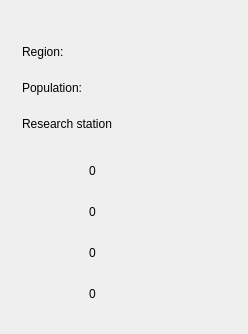
<?xml version="1.0" encoding="UTF-8"?>
<ui version="4.0">
 <class>CityDetailsView</class>
 <widget class="QWidget" name="CityDetailsView">
  <property name="geometry">
   <rect>
    <x>0</x>
    <y>0</y>
    <width>248</width>
    <height>334</height>
   </rect>
  </property>
  <property name="windowTitle">
   <string>CityDetailsView</string>
  </property>
  <layout class="QVBoxLayout" name="verticalLayout">
   <item>
    <widget class="QLabel" name="nameLabel">
     <property name="maximumSize">
      <size>
       <width>16777215</width>
       <height>20</height>
      </size>
     </property>
     <property name="text">
      <string/>
     </property>
    </widget>
   </item>
   <item>
    <widget class="QWidget" name="widget" native="true">
     <property name="maximumSize">
      <size>
       <width>16777215</width>
       <height>30</height>
      </size>
     </property>
     <layout class="QHBoxLayout" name="horizontalLayout">
      <property name="topMargin">
       <number>0</number>
      </property>
      <property name="bottomMargin">
       <number>0</number>
      </property>
      <item>
       <widget class="QLabel" name="label">
        <property name="maximumSize">
         <size>
          <width>50</width>
          <height>16777215</height>
         </size>
        </property>
        <property name="text">
         <string>Region:</string>
        </property>
       </widget>
      </item>
      <item>
       <widget class="QLabel" name="regionLabelImage">
        <property name="text">
         <string/>
        </property>
       </widget>
      </item>
     </layout>
    </widget>
   </item>
   <item>
    <widget class="QWidget" name="widget_7" native="true">
     <property name="maximumSize">
      <size>
       <width>16777215</width>
       <height>30</height>
      </size>
     </property>
     <layout class="QHBoxLayout" name="horizontalLayout_6">
      <property name="topMargin">
       <number>0</number>
      </property>
      <property name="bottomMargin">
       <number>0</number>
      </property>
      <item>
       <widget class="QLabel" name="label_2">
        <property name="maximumSize">
         <size>
          <width>60</width>
          <height>16777215</height>
         </size>
        </property>
        <property name="text">
         <string>Population:</string>
        </property>
       </widget>
      </item>
      <item>
       <widget class="QLabel" name="populationLabel">
        <property name="text">
         <string/>
        </property>
       </widget>
      </item>
     </layout>
    </widget>
   </item>
   <item>
    <widget class="QWidget" name="widget_8" native="true">
     <property name="maximumSize">
      <size>
       <width>16777215</width>
       <height>30</height>
      </size>
     </property>
     <property name="layoutDirection">
      <enum>Qt::LeftToRight</enum>
     </property>
     <layout class="QHBoxLayout" name="horizontalLayout_7">
      <property name="topMargin">
       <number>0</number>
      </property>
      <property name="bottomMargin">
       <number>0</number>
      </property>
      <item>
       <widget class="QLabel" name="label_4">
        <property name="maximumSize">
         <size>
          <width>90</width>
          <height>16777215</height>
         </size>
        </property>
        <property name="text">
         <string>Research station:</string>
        </property>
       </widget>
      </item>
      <item>
       <widget class="QLabel" name="stationLabelImage">
        <property name="text">
         <string/>
        </property>
       </widget>
      </item>
     </layout>
    </widget>
   </item>
   <item>
    <widget class="QWidget" name="widget_2" native="true">
     <layout class="QVBoxLayout" name="verticalLayout_2">
      <property name="spacing">
       <number>3</number>
      </property>
      <property name="topMargin">
       <number>3</number>
      </property>
      <property name="bottomMargin">
       <number>3</number>
      </property>
      <item>
       <widget class="QWidget" name="widget_5" native="true">
        <property name="maximumSize">
         <size>
          <width>16777215</width>
          <height>30</height>
         </size>
        </property>
        <layout class="QHBoxLayout" name="horizontalLayout_4">
         <property name="topMargin">
          <number>0</number>
         </property>
         <property name="bottomMargin">
          <number>0</number>
         </property>
         <item>
          <widget class="QLabel" name="cubes1LabelImage">
           <property name="maximumSize">
            <size>
             <width>50</width>
             <height>16777215</height>
            </size>
           </property>
           <property name="text">
            <string/>
           </property>
          </widget>
         </item>
         <item>
          <widget class="QLabel" name="cubes1Label">
           <property name="text">
            <string>0</string>
           </property>
          </widget>
         </item>
        </layout>
       </widget>
      </item>
      <item>
       <widget class="QWidget" name="widget_6" native="true">
        <property name="maximumSize">
         <size>
          <width>16777215</width>
          <height>30</height>
         </size>
        </property>
        <layout class="QHBoxLayout" name="horizontalLayout_5">
         <property name="topMargin">
          <number>0</number>
         </property>
         <property name="bottomMargin">
          <number>0</number>
         </property>
         <item>
          <widget class="QLabel" name="cubes2LabelImage">
           <property name="maximumSize">
            <size>
             <width>50</width>
             <height>16777215</height>
            </size>
           </property>
           <property name="text">
            <string/>
           </property>
          </widget>
         </item>
         <item>
          <widget class="QLabel" name="cubes2Label">
           <property name="text">
            <string>0</string>
           </property>
          </widget>
         </item>
        </layout>
       </widget>
      </item>
      <item>
       <widget class="QWidget" name="widget_4" native="true">
        <property name="maximumSize">
         <size>
          <width>16777215</width>
          <height>30</height>
         </size>
        </property>
        <layout class="QHBoxLayout" name="horizontalLayout_3">
         <property name="topMargin">
          <number>0</number>
         </property>
         <property name="bottomMargin">
          <number>0</number>
         </property>
         <item>
          <widget class="QLabel" name="cubes3LabelImage">
           <property name="maximumSize">
            <size>
             <width>50</width>
             <height>16777215</height>
            </size>
           </property>
           <property name="text">
            <string/>
           </property>
          </widget>
         </item>
         <item>
          <widget class="QLabel" name="cubes3Label">
           <property name="text">
            <string>0</string>
           </property>
          </widget>
         </item>
        </layout>
       </widget>
      </item>
      <item>
       <widget class="QWidget" name="widget_3" native="true">
        <property name="maximumSize">
         <size>
          <width>16777215</width>
          <height>30</height>
         </size>
        </property>
        <layout class="QHBoxLayout" name="horizontalLayout_2">
         <property name="topMargin">
          <number>0</number>
         </property>
         <property name="bottomMargin">
          <number>0</number>
         </property>
         <item>
          <widget class="QLabel" name="cubes4LabelImage">
           <property name="maximumSize">
            <size>
             <width>50</width>
             <height>16777215</height>
            </size>
           </property>
           <property name="text">
            <string/>
           </property>
          </widget>
         </item>
         <item>
          <widget class="QLabel" name="cubes4Label">
           <property name="text">
            <string>0</string>
           </property>
          </widget>
         </item>
        </layout>
       </widget>
      </item>
     </layout>
    </widget>
   </item>
  </layout>
 </widget>
 <layoutdefault spacing="6" margin="11"/>
 <resources/>
 <connections/>
</ui>
